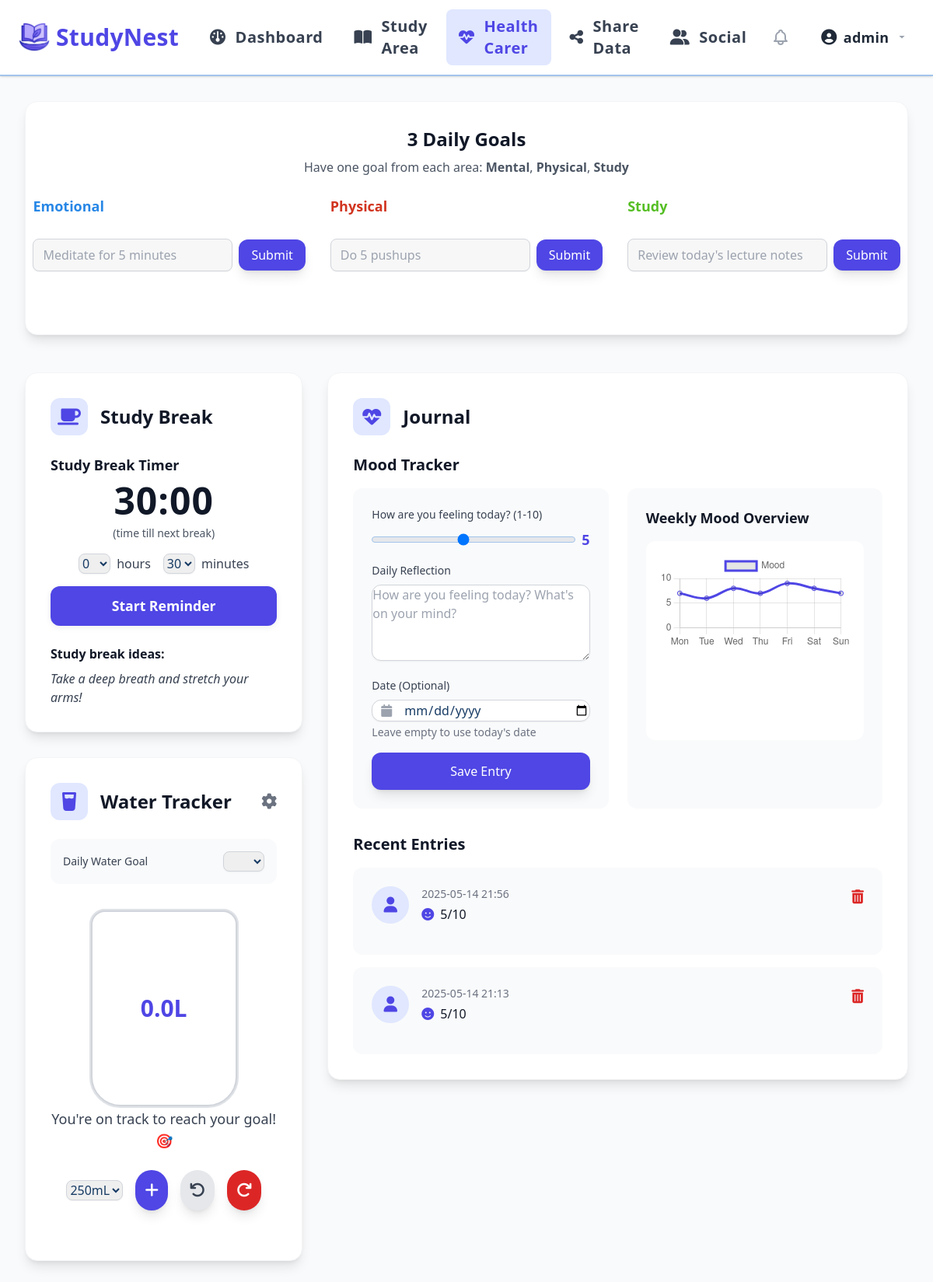
/health_carer (signed in), run on an earlier commit of the app's database.
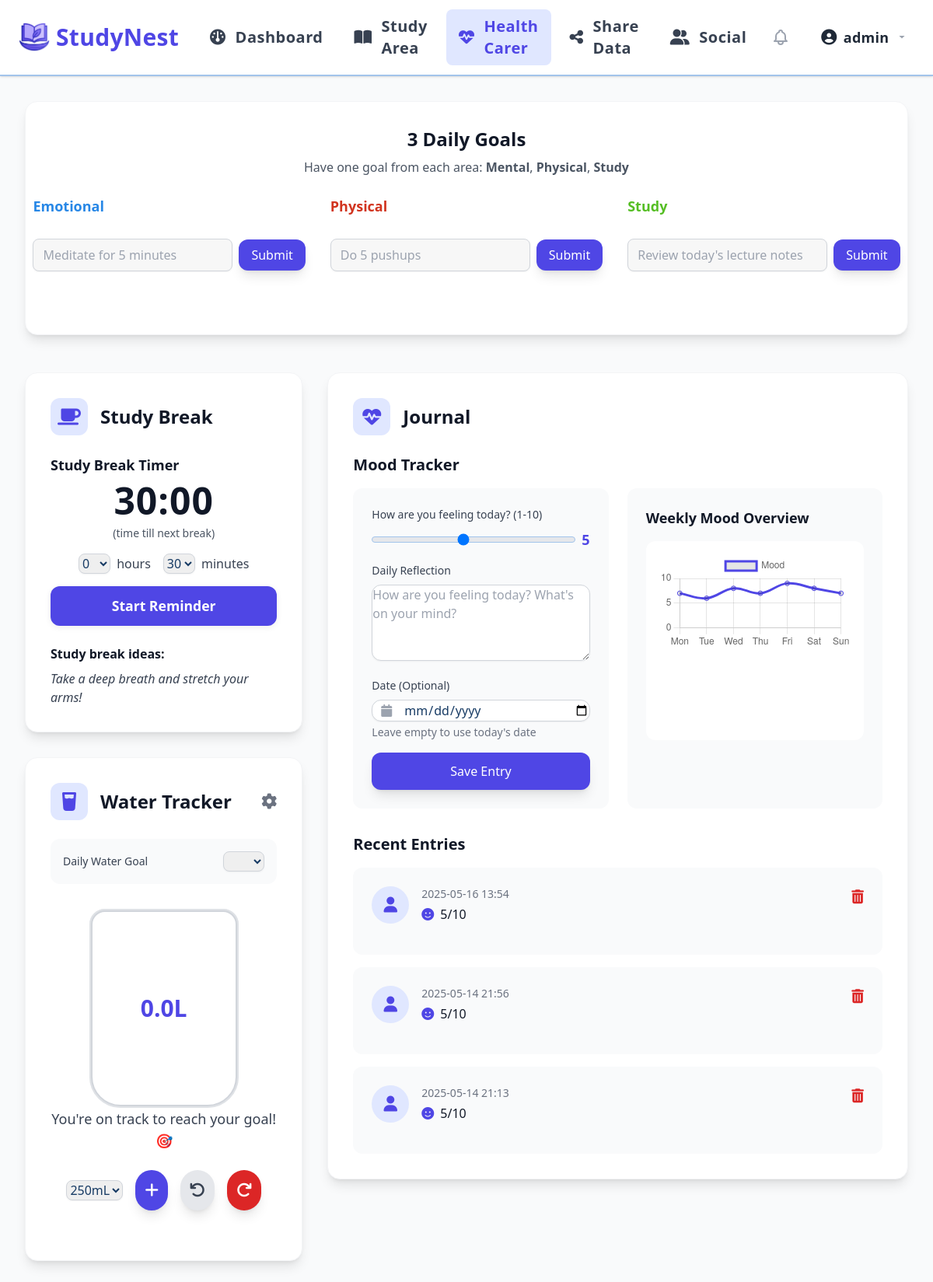
And on a later commit of the database.
### app/models.py (models this page shows)
class MoodEntry(db.Model):
    id = db.Column(db.Integer, primary_key=True)
    user_id = db.Column(db.Integer, db.ForeignKey('user.id'), nullable=False)
    mood_score = db.Column(db.Integer, nullable=False)
    reflection = db.Column(db.Text)
    created_at = db.Column(db.DateTime, nullable=False, default=lambda: datetime.now(UTC))
    user = db.relationship('User', backref=db.backref('mood_entries', lazy=True))

### app/routes.py (the view, shortened to what this page needs)
@main.route('/health_carer', methods=['GET', 'POST'])
@login_required
def health_carer():
    week_ago = datetime.now(UTC) - timedelta(days=7)
    mood_entries = MoodEntry.query.filter(
        MoodEntry.user_id == current_user.id,
        MoodEntry.created_at >= week_ago
    ).order_by(MoodEntry.created_at.desc()).all()
    for entry in mood_entries:
        entry.created_at_awst = to_awst(entry.created_at)
    return render_template('health_carer.html', mood_entries=mood_entries, today=datetime.now(UTC).strftime('%Y-%m-%d'))

### app/routes.py (called while the page is built)
@login_manager.user_loader
def load_user(user_id):
    return User.query.get(int(user_id))

def to_awst(dt):
    if dt is None:
        return None
    if dt.tzinfo is None:
        dt = dt.replace(tzinfo=timezone.utc)
    return dt.astimezone(AWST)

@main.context_processor
def inject_notifications():
    if current_user.is_authenticated:
        pending_count = FriendRequest.query.filter_by(to_user_id=current_user.id, status='pending').count()
        accepted_count = FriendRequest.query.filter_by(from_user_id=current_user.id, status='accepted', is_read=False).count()
        unread_shared_data = SharedData.query.filter_by(to_user_id=current_user.id, is_read=False).count()
        return dict(
            pending_requests_count=pending_count,
            accepted_requests_count=accepted_count,
            unread_shared_data_count=unread_shared_data
        )
    return dict(pending_requests_count=0, accepted_requests_count=0, unread_shared_data_count=0)

### templates/health_carer.html (shortened to what the changed rows need)
{% extends "base.html" %}
{% block content %}
<div class="h-full w-full bg-gray-50 dark:bg-gray-800">
    <div class="h-full w-full p-8">
        <div class="max-w-7xl mx-auto">
<div id="main-health-goals" class="mb-12 bg-white dark:bg-gray-700 rounded-2xl shadow-lg p-8 border border-gray-100 dark:border-gray-600">
  <header class="mb-6 text-center">
    <h2 class="text-2xl font-bold text-gray-900 dark:text-white mb-2">3 Daily Goals</h2>
  </header>
</div>
</div>
    <div class="grid grid-cols-1 lg:grid-cols-3 gap-8">
        <div class="space-y-8 w-full">
            <div class="bg-white dark:bg-gray-700 rounded-2xl shadow-lg p-8 border border-gray-100 dark:border-gray-600">
                <div class="flex items-center mb-6">
                    <h2 class="text-2xl font-semibold text-gray-900 dark:text-white">Study Break</h2>
                </div>
            </div>
                    <div class="bg-white dark:bg-gray-700 rounded-2xl shadow-lg p-8 border border-gray-100 dark:border-gray-600 hover:bg-gray-50 dark:hover:bg-gray-600 transition-colors duration-200">
                        <div class="flex items-center justify-between mb-6">
                            <div class="flex items-center">
                                <h2 class="text-2xl font-semibold text-gray-900 dark:text-white">Water Tracker</h2>
                            </div>
                        </div>
                </div>
            </div>
                <div class="lg:col-span-2">
                    <div class="bg-white dark:bg-gray-700 rounded-2xl shadow-lg p-8 border border-gray-100 dark:border-gray-600">
                        <div class="flex items-center mb-6">
                            <h2 class="text-2xl font-semibold text-gray-900 dark:text-white">Journal</h2>
                        </div>
                        <div>
                            <div id="recentEntries" class="space-y-4">
                                {% for entry in mood_entries %}
                                <div class="bg-gray-50 dark:bg-gray-600 rounded-xl p-6 hover:bg-gray-100 dark:hover:bg-gray-500 transition-colors duration-200" id="entry-{{ entry.id }}">
                                    <div class="flex items-start justify-between mb-4">
                                        <div class="flex items-center space-x-4">
                                            <div class="w-12 h-12 rounded-full bg-indigo-100 dark:bg-indigo-900 flex items-center justify-center">
                                                <i class="fas fa-user text-xl text-indigo-600 dark:text-indigo-300"></i>
                                            </div>
                                            <div>
                                                <p class="text-sm text-gray-500 dark:text-gray-400">{{ entry.created_at_awst.strftime('%Y-%m-%d %H:%M') }}</p>
                                                <div class="flex items-center space-x-4 mt-1">
                                                    <div class="flex items-center">
                                                        <i class="fas fa-face-smile text-indigo-600 dark:text-indigo-300 mr-2"></i>
                                                        <span class="font-medium text-gray-900 dark:text-white">{{ entry.mood_score }}/10</span>
                                                    </div>
                                                </div>
                                            </div>
                                        </div>
                                        <button onclick="deleteEntry('{{ entry.id }}')"
                                                class="text-red-600 hover:text-red-800 transition-colors duration-200">
                                            <i class="fas fa-trash-alt text-lg"></i>
                                        </button>
                                    </div>
                                </div>
                                {% endfor %}
                            </div>
                        </div>
                    </div>
                </div>
            </div>
        </div>
    </div>
{% endblock %}

What changed in the data, as far as the page shows it:
added MoodEntry: created_at_awst "2025-05-16 13:54", mood_score "5"
